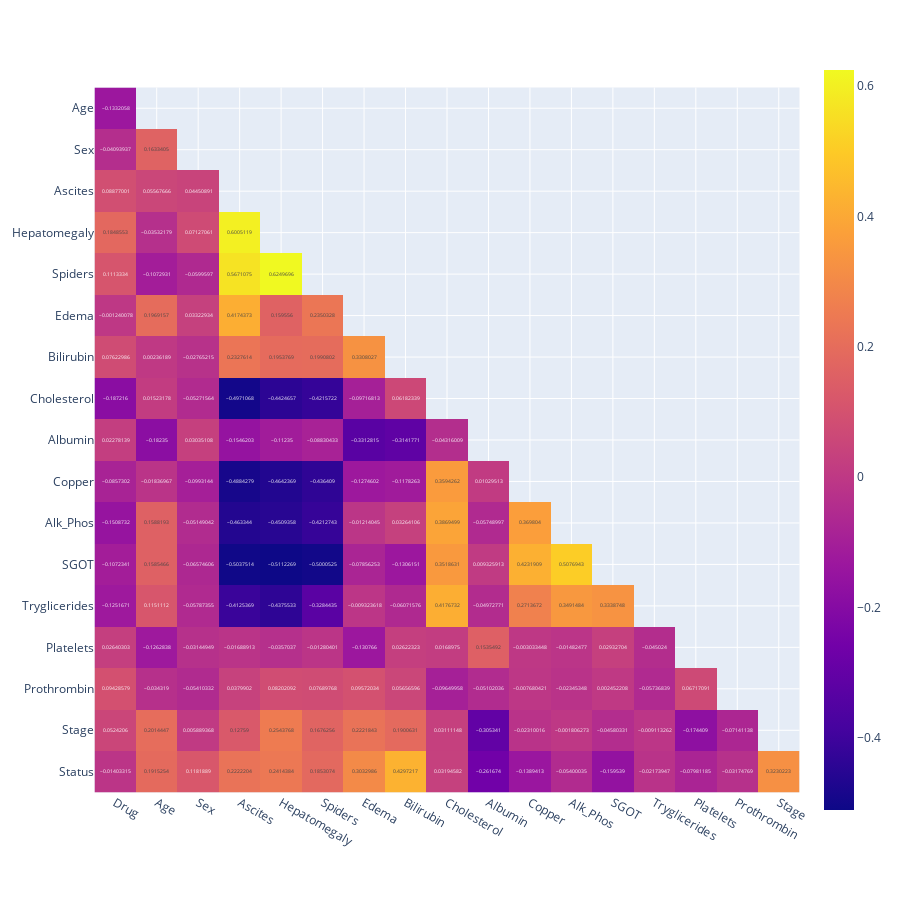

Here is the notebook cell this chart was saved with:
### Code cell
data.fillna('Missing', inplace=True)

categorical_columns = data.select_dtypes(include=['object']).columns

label_encoders = {}
for column in categorical_columns:
    data[column] = data[column].astype(str)
    le = LabelEncoder()
    data[column] = le.fit_transform(data[column])
    label_encoders[column] = le

correlation_matrix = data.corr()

mask = np.zeros_like(correlation_matrix, dtype=bool)
mask[np.triu_indices_from(mask)] = True

df_corr_viz = correlation_matrix.mask(mask).dropna(how='all').dropna(axis=1, how='all')

fig = px.imshow(df_corr_viz, text_auto=True)
fig.update_layout(height=900, width=900)
fig.show()

### Figure 1 — Plotly figure (JSON) as saved in the notebook; plotly's stock layout.template omitted (floating-point values rounded to 4 significant figures; data arrays with more than 128 entries replaced by an {"elided": "..."} marker saying what was removed)
{"data": [{"coloraxis": "coloraxis", "hovertemplate": "x: %{x}<br>y: %{y}<br>color: %{z}<extra></extra>", "name": "0", "texttemplate": "%{z}", "type": "heatmap", "x": ["Drug", "Age", "Sex", "Ascites", "Hepatomegaly", "Spiders", "Edema", "Bilirubin", "Cholesterol", "Albumin", "Copper", "Alk_Phos", "SGOT", "Tryglicerides", "Platelets", "Prothrombin", "Stage"], "xaxis": "x", "y": ["Age", "Sex", "Ascites", "Hepatomegaly", "Spiders", "Edema", "Bilirubin", "Cholesterol", "Albumin", "Copper", "Alk_Phos", "SGOT", "Tryglicerides", "Platelets", "Prothrombin", "Stage", "Status"], "yaxis": "y", "z": {"elided": "17x17 float values"}}], "layout": {"coloraxis": {"colorscale": [[0, "#0d0887"], [0.1111, "#46039f"], [0.2222, "#7201a8"], [0.3333, "#9c179e"], [0.4444, "#bd3786"], [0.5556, "#d8576b"], [0.6667, "#ed7953"], [0.7778, "#fb9f3a"], [0.8889, "#fdca26"], [1, "#f0f921"]]}, "height": 900, "margin": {"t": 60}, "width": 900, "xaxis": {"anchor": "y", "constrain": "domain", "domain": [0, 1], "scaleanchor": "y"}, "yaxis": {"anchor": "x", "autorange": "reversed", "constrain": "domain", "domain": [0, 1]}}}
